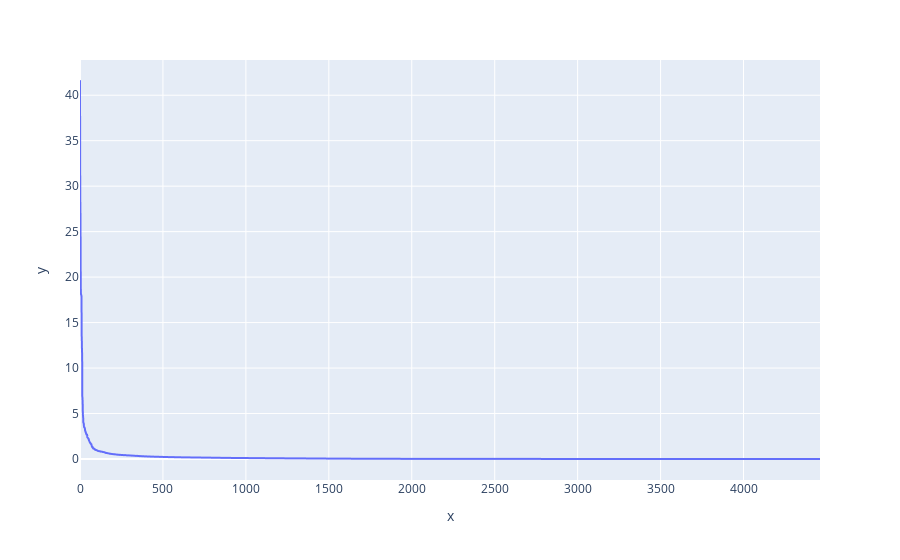

The code cell stored with this chart in its notebook:
### Markdown cell above
#### DBSCAN Model

### Code cell
# predicting epsilon for DBSCAN
def isolate():
    X_train_final = reduced_df

    neigh = NearestNeighbors(n_neighbors=6)
    neigh.fit(X=X_train_final)

    distances, apakek = neigh.kneighbors(X=X_train_final)

    distances = np.sort(distances, axis=0)

    farthest_distances = distances[:,-1]
    farthest_distances[::-1].sort() # hack.

    sns.lineplot(x=range(0, len(farthest_distances)), y=farthest_distances)

    fig = px.line(y=farthest_distances)
    fig.show()

isolate()

### Figure 1 — Plotly figure (JSON) as saved in the notebook; plotly's stock layout.template omitted (floating-point values rounded to 4 significant figures; data arrays with more than 128 entries replaced by an {"elided": "..."} marker saying what was removed)
{"data": [{"hovertemplate": "x=%{x}<br>y=%{y}<extra></extra>", "legendgroup": "", "line": {"color": "#636efa", "dash": "solid"}, "marker": {"symbol": "circle"}, "mode": "lines", "name": "", "showlegend": false, "type": "scattergl", "x": {"elided": "4462 int values"}, "xaxis": "x", "y": {"elided": "4462 float values"}, "yaxis": "y"}], "layout": {"legend": {"tracegroupgap": 0}, "margin": {"t": 60}, "xaxis": {"anchor": "y", "domain": [0, 1], "title": {"text": "x"}}, "yaxis": {"anchor": "x", "domain": [0, 1], "title": {"text": "y"}}}}
